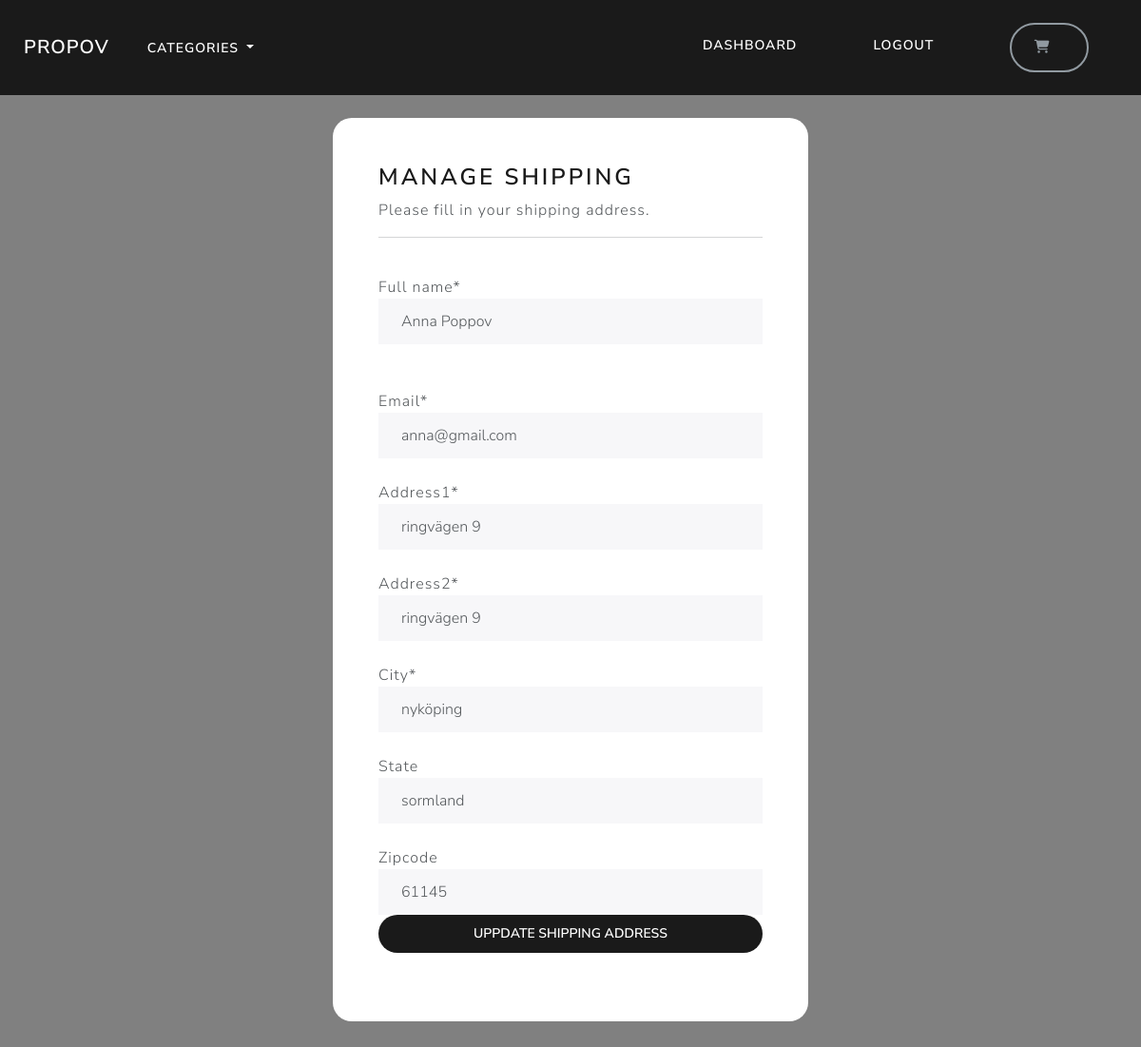
/account/manage-shipping/ (signed in), run on the app's committed database.
### payment/models.py (models this page shows, shortened)
class ShippingAddress(models.Model):
    full_name = models.CharField(max_length=270)
    email = models.EmailField(max_length=270)
    address1 = models.CharField(max_length=270)
    address2 = models.CharField(max_length=270)
    city = models.CharField(max_length=270)
    state = models.CharField(max_length=270, null=True, blank=True)
    zipcode = models.CharField(max_length=270, null=True, blank=True)
    user = models.ForeignKey(User, on_delete=models.CASCADE, null=True, blank=True)
    class Meta:
        verbose_name_plural = 'Shipping Address'

### account/views.py (the view, shortened to what this page needs)
# urls.py: path('manage-shipping/', views.manage_shipping, name='manage-shipping'),
@login_required(login_url='my-login')
def manage_shipping(request):
    try:
        shipping = ShippingAddress.objects.get(user=request.user.id)
    except ShippingAddress.DoesNotExist:
        shipping = None
    form = ShippingForm(instance=shipping)
    context = {
        'form': form,
    }
    return render(request, 'account/manage-shipping.html', context=context)

### payment/forms.py
class ShippingForm(forms.ModelForm):
    class Meta:
        model = ShippingAddress
        fields = [
            'full_name',
            'email',
            'address1',
            'address2',
            'city',
            'state',
            'zipcode',
        ]
        exclude = [
            'user',
        ]

### cart/cart.py (called while the page is built)
    def __len__(self):
        return sum(item["qty"] for item in self.cart.values())

### cart/context_processors.py (called while the page is built)
def cart(request):
    return {'cart': Cart(request)}

### store/models.py (called while the page is built)
    def get_absolute_url(self):
        return reverse("list_category", args=[self.slug])

### store/views.py (called while the page is built)
def categories(request):
    all_categories = Category.objects.all()
    return {'all_categories': all_categories}

### account/templates/account/manage-shipping.html (shortened to what this page needs)
{% include "store/base.html" %}
{% load static %}
{% load crispy_forms_tags %}
{% block content %}
    <body>
        <br>
        <div class="container, bg-white shadow-md p-5 form-layout">
            <h3>Manage shipping</h3>
            <p>Please fill in your shipping address.</p>
            <hr>
            <br>
            <form method="POST" autocomplete="off">
                {{form.full_name|as_crispy_field}}
                <br> <br>
                {{form.email|as_crispy_field}}
                <br>
                {{form.address1|as_crispy_field}}
                <br>
                {{form.address2|as_crispy_field}}
                <br>
                {{form.city|as_crispy_field}}
                <br>
                {{form.state|as_crispy_field}}
                <br>
                {{form.zipcode|as_crispy_field}}
                <button type="submit" class="btn btn-primary rounded-pill btn-lg w-100 btn-block p-2">Uppdate shipping address</button>
            </form>
            <br>
        </div>
    </body>
{% endblock %}

### static/css/styles.css (style rules this page uses)
.form-layout { border-radius: 20px; width: 500px; margin: 0 auto; }

### account/templates/account/manage-shipping.html (style rules this page uses)
body { background-color: gray; }

### data on the page
ShippingAddress: full_name "Anna Poppov", email "anna@gmail.com", address1 "ringvägen 9", address2 "ringvägen 9", city "nyköping", state "sormland", zipcode "61145"
